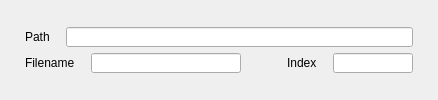
            <widget class="QWidget" name="tabAutosave_On">
             <attribute name="title">
              <string>On</string>
             </attribute>
             <layout class="QGridLayout" name="gridLayout_12">
              <item row="0" column="0">
               <layout class="QVBoxLayout" name="gridAutoOn">
                <property name="leftMargin">
                 <number>14</number>
                </property>
                <property name="rightMargin">
                 <number>14</number>
                </property>
                <item>
                 <layout class="QHBoxLayout" name="gridAutoOn_Path">
                  <property name="spacing">
                   <number>6</number>
                  </property>
                  <item>
                   <widget class="QLabel" name="gridAutoOn_Path_label">
                    <property name="sizePolicy">
                     <sizepolicy hsizetype="Minimum" vsizetype="Preferred">
                      <horstretch>0</horstretch>
                      <verstretch>0</verstretch>
                     </sizepolicy>
                    </property>
                    <property name="minimumSize">
                     <size>
                      <width>35</width>
                      <height>0</height>
                     </size>
                    </property>
                    <property name="maximumSize">
                     <size>
                      <width>80</width>
                      <height>20</height>
                     </size>
                    </property>
                    <property name="text">
                     <string>Path</string>
                    </property>
                   </widget>
                  </item>
                  <item>
                   <widget class="QLineEdit" name="gridAutoOn_Path_entry">
                    <property name="minimumSize">
                     <size>
                      <width>300</width>
                      <height>0</height>
                     </size>
                    </property>
                    <property name="maximumSize">
                     <size>
                      <width>500</width>
                      <height>20</height>
                     </size>
                    </property>
                   </widget>
                  </item>
                 </layout>
                </item>
                <item>
                 <layout class="QHBoxLayout" name="gridAutoOn_dir">
                  <item>
                   <layout class="QHBoxLayout" name="gridAutoOn_dir_filename">
                    <item>
                     <widget class="QLabel" name="gridAutoOn_dir_filename_label">
                      <property name="sizePolicy">
                       <sizepolicy hsizetype="Minimum" vsizetype="Preferred">
                        <horstretch>0</horstretch>
                        <verstretch>0</verstretch>
                       </sizepolicy>
                      </property>
                      <property name="minimumSize">
                       <size>
                        <width>60</width>
                        <height>0</height>
                       </size>
                      </property>
                      <property name="maximumSize">
                       <size>
                        <width>80</width>
                        <height>20</height>
                       </size>
                      </property>
                      <property name="text">
                       <string>Filename</string>
                      </property>
                     </widget>
                    </item>
                    <item>
                     <widget class="QLineEdit" name="gridAutoOn_dir_filename_entry">
                      <property name="sizePolicy">
                       <sizepolicy hsizetype="Fixed" vsizetype="Fixed">
                        <horstretch>0</horstretch>
                        <verstretch>0</verstretch>
                       </sizepolicy>
                      </property>
                      <property name="minimumSize">
                       <size>
                        <width>150</width>
                        <height>0</height>
                       </size>
                      </property>
                      <property name="maximumSize">
                       <size>
                        <width>150</width>
                        <height>20</height>
                       </size>
                      </property>
                     </widget>
                    </item>
                   </layout>
                  </item>
                  <item>
                   <spacer name="horizontalSpacer">
                    <property name="orientation">
                     <enum>Qt::Horizontal</enum>
                    </property>
                    <property name="sizeHint" stdset="0">
                     <size>
                      <width>40</width>
                      <height>20</height>
                     </size>
                    </property>
                   </spacer>
                  </item>
                  <item>
                   <layout class="QHBoxLayout" name="gridAutoOn_dir_index">
                    <item>
                     <widget class="QLabel" name="gridAutoOn_dir_index_label">
                      <property name="sizePolicy">
                       <sizepolicy hsizetype="Minimum" vsizetype="Preferred">
                        <horstretch>0</horstretch>
                        <verstretch>0</verstretch>
                       </sizepolicy>
                      </property>
                      <property name="minimumSize">
                       <size>
                        <width>40</width>
                        <height>0</height>
                       </size>
                      </property>
                      <property name="maximumSize">
                       <size>
                        <width>80</width>
                        <height>20</height>
                       </size>
                      </property>
                      <property name="text">
                       <string>Index</string>
                      </property>
                     </widget>
                    </item>
                    <item>
                     <widget class="QLineEdit" name="gridAutoOn_dir_index_entry">
                      <property name="sizePolicy">
                       <sizepolicy hsizetype="Minimum" vsizetype="Fixed">
                        <horstretch>0</horstretch>
                        <verstretch>0</verstretch>
                       </sizepolicy>
                      </property>
                      <property name="minimumSize">
                       <size>
                        <width>80</width>
                        <height>0</height>
                       </size>
                      </property>
                      <property name="maximumSize">
                       <size>
                        <width>80</width>
                        <height>20</height>
                       </size>
                      </property>
                     </widget>
                    </item>
                   </layout>
                  </item>
                 </layout>
                </item>
               </layout>
              </item>
             </layout>
            </widget>
